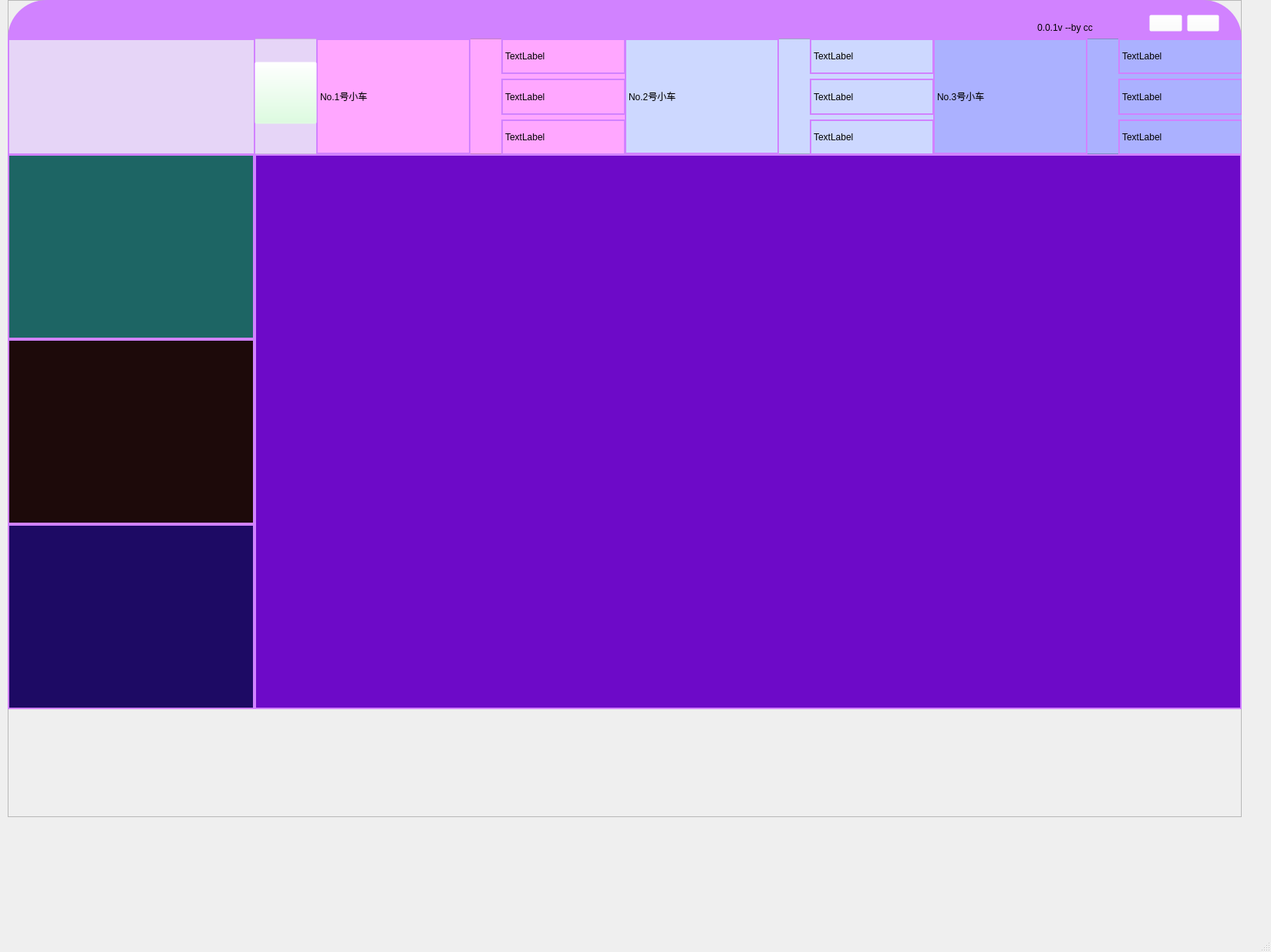
<?xml version="1.0" encoding="UTF-8"?>
<ui version="4.0">
 <class>MainWindow</class>
 <widget class="QMainWindow" name="MainWindow">
  <property name="geometry">
   <rect>
    <x>0</x>
    <y>0</y>
    <width>1648</width>
    <height>1235</height>
   </rect>
  </property>
  <property name="windowTitle">
   <string>MainWindow</string>
  </property>
  <property name="styleSheet">
   <string notr="true">QLabel{
	border: 2px solid rgb(209, 130, 255);
}
#frame_2{
	border-top-left-radius:50px;
	border-top-right-radius:50px;
	background-color: rgb(209, 130, 255);
	
}
#frame_3{
	background-color: rgb(109, 10, 200);
}

#frame_4{
	
	background-color: rgba(222, 188, 255,128);
}


#frame_5{
	background-color: rgb(29, 10, 10);
}

#frame_6{
	background-color: rgb(29, 10, 100);	
}

#frame_7{
	background-color: rgb(29, 101, 100);	
}</string>
  </property>
  <widget class="QWidget" name="centralwidget">
   <widget class="QFrame" name="frame">
    <property name="geometry">
     <rect>
      <x>10</x>
      <y>0</y>
      <width>1600</width>
      <height>1060</height>
     </rect>
    </property>
    <property name="frameShape">
     <enum>QFrame::StyledPanel</enum>
    </property>
    <property name="frameShadow">
     <enum>QFrame::Raised</enum>
    </property>
    <widget class="QFrame" name="frame_2">
     <property name="geometry">
      <rect>
       <x>0</x>
       <y>0</y>
       <width>1600</width>
       <height>50</height>
      </rect>
     </property>
     <property name="frameShape">
      <enum>QFrame::StyledPanel</enum>
     </property>
     <property name="frameShadow">
      <enum>QFrame::Raised</enum>
     </property>
     <widget class="QLabel" name="version_info">
      <property name="geometry">
       <rect>
        <x>1330</x>
        <y>20</y>
        <width>131</width>
        <height>31</height>
       </rect>
      </property>
      <property name="text">
       <string>0.0.1v --by cc</string>
      </property>
     </widget>
     <widget class="QWidget" name="layoutWidget">
      <property name="geometry">
       <rect>
        <x>1480</x>
        <y>10</y>
        <width>91</width>
        <height>41</height>
       </rect>
      </property>
      <layout class="QHBoxLayout" name="horizontalLayout">
       <item>
        <widget class="QPushButton" name="min_button">
         <property name="styleSheet">
          <string notr="true">image: url(:/icon/icon/minus.png);
background-color: rgba(255, 255, 255, 0);</string>
         </property>
         <property name="text">
          <string/>
         </property>
        </widget>
       </item>
       <item>
        <widget class="QPushButton" name="close_button">
         <property name="styleSheet">
          <string notr="true">image: url(:/icon/icon/close.png);
background-color: rgba(255, 255, 255, 0);</string>
         </property>
         <property name="text">
          <string/>
         </property>
        </widget>
       </item>
      </layout>
     </widget>
    </widget>
    <widget class="QFrame" name="frame_3">
     <property name="geometry">
      <rect>
       <x>320</x>
       <y>200</y>
       <width>1280</width>
       <height>720</height>
      </rect>
     </property>
     <property name="styleSheet">
      <string notr="true">background-image: url(:/icon/img/noConnet.png);
</string>
     </property>
     <property name="frameShape">
      <enum>QFrame::StyledPanel</enum>
     </property>
     <property name="frameShadow">
      <enum>QFrame::Raised</enum>
     </property>
     <widget class="QLabel" name="maplabel">
      <property name="geometry">
       <rect>
        <x>0</x>
        <y>0</y>
        <width>1280</width>
        <height>720</height>
       </rect>
      </property>
      <property name="text">
       <string/>
      </property>
     </widget>
    </widget>
    <widget class="QFrame" name="frame_4">
     <property name="geometry">
      <rect>
       <x>0</x>
       <y>50</y>
       <width>1600</width>
       <height>150</height>
      </rect>
     </property>
     <property name="styleSheet">
      <string notr="true">#LaunchContrl{
	image: url(:/icon/icon/th-large.png);
	
	background-color: rgba(211, 255, 216,0);
}
#LaunchContrl:hover{
	background-color: rgb(162, 139, 255);

}
</string>
     </property>
     <property name="frameShape">
      <enum>QFrame::StyledPanel</enum>
     </property>
     <property name="frameShadow">
      <enum>QFrame::Raised</enum>
     </property>
     <widget class="QFrame" name="carinfor_2">
      <property name="geometry">
       <rect>
        <x>800</x>
        <y>0</y>
        <width>400</width>
        <height>150</height>
       </rect>
      </property>
      <property name="styleSheet">
       <string notr="true">background-color: rgb(205, 216, 255);</string>
      </property>
      <property name="frameShape">
       <enum>QFrame::StyledPanel</enum>
      </property>
      <property name="frameShadow">
       <enum>QFrame::Raised</enum>
      </property>
      <widget class="QWidget" name="layoutWidget">
       <property name="geometry">
        <rect>
         <x>240</x>
         <y>0</y>
         <width>161</width>
         <height>151</height>
        </rect>
       </property>
       <layout class="QVBoxLayout" name="verticalLayout_2">
        <item>
         <widget class="QLabel" name="car2_x">
          <property name="text">
           <string>TextLabel</string>
          </property>
         </widget>
        </item>
        <item>
         <widget class="QLabel" name="car2_y">
          <property name="text">
           <string>TextLabel</string>
          </property>
         </widget>
        </item>
        <item>
         <widget class="QLabel" name="car2_info">
          <property name="text">
           <string>TextLabel</string>
          </property>
         </widget>
        </item>
       </layout>
      </widget>
      <widget class="QLabel" name="car2_no">
       <property name="geometry">
        <rect>
         <x>0</x>
         <y>0</y>
         <width>200</width>
         <height>150</height>
        </rect>
       </property>
       <property name="styleSheet">
        <string notr="true">font: 20pt &quot;Berlin Sans FB&quot;;</string>
       </property>
       <property name="text">
        <string>No.2号小车</string>
       </property>
      </widget>
     </widget>
     <widget class="QFrame" name="carinfor_3">
      <property name="geometry">
       <rect>
        <x>1200</x>
        <y>0</y>
        <width>400</width>
        <height>150</height>
       </rect>
      </property>
      <property name="styleSheet">
       <string notr="true">background-color: rgb(171, 177, 255);</string>
      </property>
      <property name="frameShape">
       <enum>QFrame::StyledPanel</enum>
      </property>
      <property name="frameShadow">
       <enum>QFrame::Raised</enum>
      </property>
      <widget class="QWidget" name="layoutWidget_2">
       <property name="geometry">
        <rect>
         <x>240</x>
         <y>0</y>
         <width>161</width>
         <height>151</height>
        </rect>
       </property>
       <layout class="QVBoxLayout" name="verticalLayout_3">
        <item>
         <widget class="QLabel" name="car3_x">
          <property name="text">
           <string>TextLabel</string>
          </property>
         </widget>
        </item>
        <item>
         <widget class="QLabel" name="car3_y">
          <property name="text">
           <string>TextLabel</string>
          </property>
         </widget>
        </item>
        <item>
         <widget class="QLabel" name="car3_info">
          <property name="text">
           <string>TextLabel</string>
          </property>
         </widget>
        </item>
       </layout>
      </widget>
      <widget class="QLabel" name="car3_no">
       <property name="geometry">
        <rect>
         <x>0</x>
         <y>0</y>
         <width>200</width>
         <height>150</height>
        </rect>
       </property>
       <property name="styleSheet">
        <string notr="true">font: 20pt &quot;Berlin Sans FB&quot;;</string>
       </property>
       <property name="text">
        <string>No.3号小车</string>
       </property>
      </widget>
     </widget>
     <widget class="QFrame" name="carinfo_1">
      <property name="geometry">
       <rect>
        <x>400</x>
        <y>0</y>
        <width>400</width>
        <height>150</height>
       </rect>
      </property>
      <property name="styleSheet">
       <string notr="true">background-color: rgb(255, 167, 255);</string>
      </property>
      <property name="frameShape">
       <enum>QFrame::StyledPanel</enum>
      </property>
      <property name="frameShadow">
       <enum>QFrame::Raised</enum>
      </property>
      <widget class="QLabel" name="car1_no">
       <property name="geometry">
        <rect>
         <x>0</x>
         <y>0</y>
         <width>200</width>
         <height>150</height>
        </rect>
       </property>
       <property name="styleSheet">
        <string notr="true">font: 20pt &quot;Berlin Sans FB&quot;;</string>
       </property>
       <property name="text">
        <string>No.1号小车</string>
       </property>
      </widget>
      <widget class="QWidget" name="layoutWidget">
       <property name="geometry">
        <rect>
         <x>240</x>
         <y>0</y>
         <width>161</width>
         <height>151</height>
        </rect>
       </property>
       <layout class="QVBoxLayout" name="verticalLayout">
        <item>
         <widget class="QLabel" name="car1_x">
          <property name="text">
           <string>TextLabel</string>
          </property>
         </widget>
        </item>
        <item>
         <widget class="QLabel" name="car1_y">
          <property name="text">
           <string>TextLabel</string>
          </property>
         </widget>
        </item>
        <item>
         <widget class="QLabel" name="car1_info">
          <property name="text">
           <string>TextLabel</string>
          </property>
         </widget>
        </item>
       </layout>
      </widget>
     </widget>
     <widget class="QLabel" name="Logo">
      <property name="geometry">
       <rect>
        <x>0</x>
        <y>0</y>
        <width>321</width>
        <height>151</height>
       </rect>
      </property>
      <property name="styleSheet">
       <string notr="true">image: url(:/icon/img/img.png);</string>
      </property>
      <property name="text">
       <string/>
      </property>
     </widget>
     <widget class="QPushButton" name="LaunchContrl">
      <property name="geometry">
       <rect>
        <x>320</x>
        <y>30</y>
        <width>81</width>
        <height>81</height>
       </rect>
      </property>
      <property name="styleSheet">
       <string notr="true"/>
      </property>
      <property name="text">
       <string/>
      </property>
     </widget>
    </widget>
    <widget class="QFrame" name="frame_7">
     <property name="geometry">
      <rect>
       <x>0</x>
       <y>200</y>
       <width>320</width>
       <height>240</height>
      </rect>
     </property>
     <property name="autoFillBackground">
      <bool>false</bool>
     </property>
     <property name="styleSheet">
      <string notr="true">background-image: url(:/icon/img/noConnet.png);</string>
     </property>
     <property name="frameShape">
      <enum>QFrame::StyledPanel</enum>
     </property>
     <property name="frameShadow">
      <enum>QFrame::Raised</enum>
     </property>
     <widget class="QLabel" name="carlabel_1">
      <property name="geometry">
       <rect>
        <x>0</x>
        <y>0</y>
        <width>320</width>
        <height>240</height>
       </rect>
      </property>
      <property name="styleSheet">
       <string notr="true"/>
      </property>
      <property name="text">
       <string/>
      </property>
     </widget>
    </widget>
    <widget class="QFrame" name="frame_6">
     <property name="geometry">
      <rect>
       <x>0</x>
       <y>680</y>
       <width>320</width>
       <height>240</height>
      </rect>
     </property>
     <property name="styleSheet">
      <string notr="true">background-image: url(:/icon/img/noConnet.png);</string>
     </property>
     <property name="frameShape">
      <enum>QFrame::StyledPanel</enum>
     </property>
     <property name="frameShadow">
      <enum>QFrame::Raised</enum>
     </property>
     <widget class="QLabel" name="carlabel_3">
      <property name="geometry">
       <rect>
        <x>0</x>
        <y>0</y>
        <width>320</width>
        <height>240</height>
       </rect>
      </property>
      <property name="text">
       <string/>
      </property>
     </widget>
    </widget>
    <widget class="QFrame" name="frame_5">
     <property name="geometry">
      <rect>
       <x>0</x>
       <y>440</y>
       <width>320</width>
       <height>240</height>
      </rect>
     </property>
     <property name="styleSheet">
      <string notr="true">background-image: url(:/icon/img/noConnet.png);</string>
     </property>
     <property name="frameShape">
      <enum>QFrame::StyledPanel</enum>
     </property>
     <property name="frameShadow">
      <enum>QFrame::Raised</enum>
     </property>
     <widget class="QLabel" name="carlabel_2">
      <property name="geometry">
       <rect>
        <x>0</x>
        <y>0</y>
        <width>320</width>
        <height>240</height>
       </rect>
      </property>
      <property name="text">
       <string/>
      </property>
     </widget>
    </widget>
   </widget>
  </widget>
  <widget class="QStatusBar" name="statusbar"/>
 </widget>
 <resources>
  <include location="../res.qrc"/>
 </resources>
 <connections/>
</ui>
